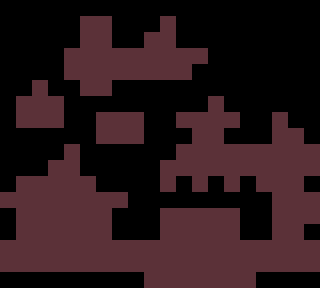

Below is a game level as drawn by its tile map, then a one-line description and the .tmx that defines it (tile-layer data replaced by summaries):
An orthogonal 20x18 tile map with 16x16 px tiles, 1 tile layer (Tiles).

<map version="1.10" tiledversion="1.10.1" orientation="orthogonal" renderorder="right-down" width="20" height="18" tilewidth="16" tileheight="16" infinite="0" nextlayerid="5" nextobjectid="41">
 <tileset firstgid="1" source="Tiles.tsx" />
 <layer id="3" name="Tiles" width="20" height="18">
  <data>[360 cells, 167 non-empty, 1 distinct tile ids]</data>
 </layer>
</map>
